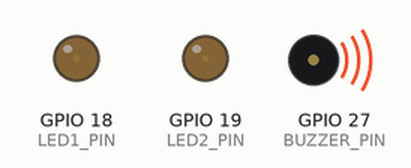
Recording of a program running on a simulated ESP32. Parts: output pins drawn as LEDs (lit = HIGH), buzzer (waves = sounding).

Above: at 0.05 s.
At 0.6 s:
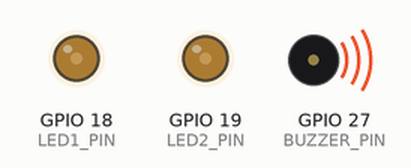
At 1.2 s:
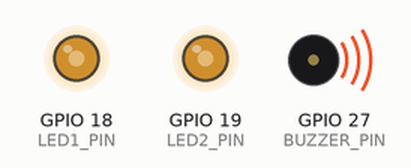
At 2.1 s:
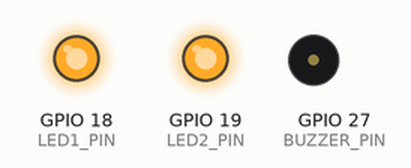
At 2.4 s:
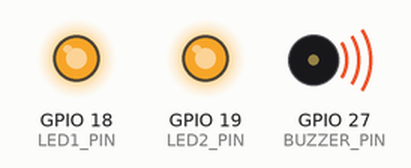
At 4.8 s:
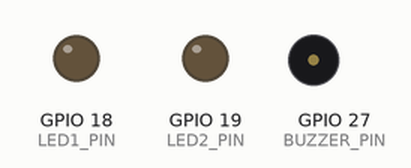
Timing chart, 0 to 5.5 s (numbered marks = the images above):
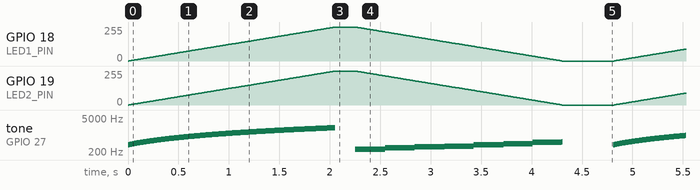

Measured:
- by itself, tone on GPIO 27 (BUZZER_PIN): plays 400 Hz for 0.01 s, 406 Hz for 0.01 s, 412 Hz for 0.01 s, 418 Hz for 0.01 s, 425 Hz for 0.01 s, 431 Hz for 0.01 s … (1680 notes in this stretch)

The program:

main.cpp
```cpp
#include <Arduino.h>

// --- LED setup ---
#define LED1_PIN 18
#define LED2_PIN 19
#define PWM_LED1 0
#define PWM_LED2 1
#define LED_FREQ 5000
#define LED_RES 8

// --- Buzzer setup ---
#define BUZZER_PIN 27
#define PWM_BUZZ 2          // Use a separate channel
#define BUZZ_FREQ 2000
#define BUZZ_RES 10

void setup() {
  // --- Setup LEDs ---
  ledcSetup(PWM_LED1, LED_FREQ, LED_RES);
  ledcSetup(PWM_LED2, LED_FREQ, LED_RES);
  ledcAttachPin(LED1_PIN, PWM_LED1);
  ledcAttachPin(LED2_PIN, PWM_LED2);

  // --- Setup Buzzer ---
  ledcSetup(PWM_BUZZ, BUZZ_FREQ, BUZZ_RES);
  ledcAttachPin(BUZZER_PIN, PWM_BUZZ);
}

void loop() {
  // --- 1. Fade LEDs IN + Buzzer sweep ---
  for (int d = 0; d <= 255; d++) {
    ledcWrite(PWM_LED1, d);
    ledcWrite(PWM_LED2, d);
    int freq = map(d, 0, 255, 400, 2000);   // map brightness to frequency
    ledcWriteTone(PWM_BUZZ, freq);
    delay(8);
  }

  // Pause tone
  ledcWrite(PWM_BUZZ, 0);
  delay(200);

  // --- 2. Fade LEDs OUT + Buzzer melody ---
  int melody[] = {262, 294, 330, 349, 392, 440, 494, 523};
  for (int d = 255; d >= 0; d--) {
    ledcWrite(PWM_LED1, d);
    ledcWrite(PWM_LED2, d);
    int index = map(d, 255, 0, 0, 7);
    ledcWriteTone(PWM_BUZZ, melody[index]);
    delay(8);
  }

  // Stop buzzer
  ledcWrite(PWM_BUZZ, 0);
  delay(500);
}
```
